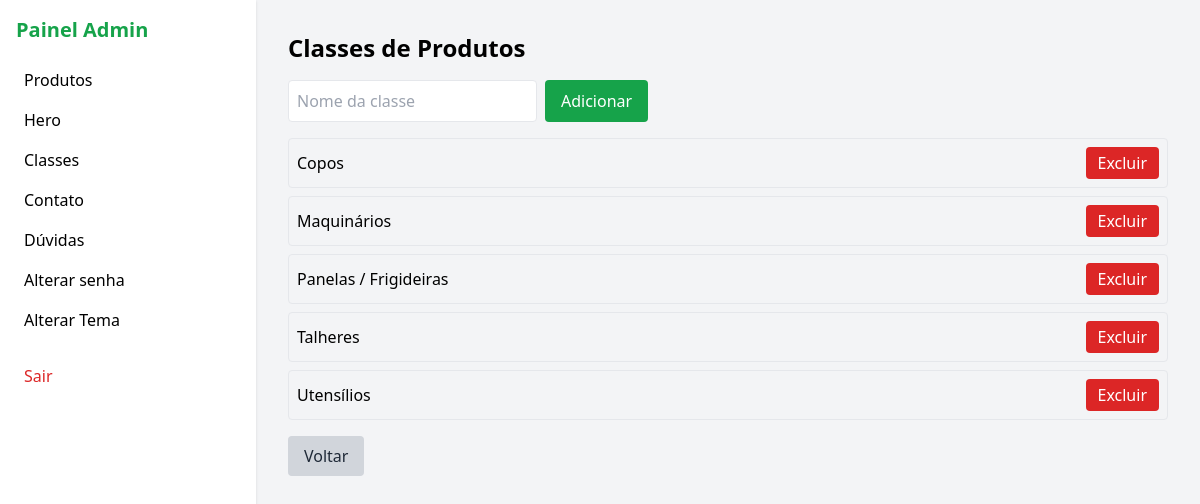
/admin/classes (signed in), run on the app's committed database.
### tables this page shows
CREATE TABLE classes (id INTEGER PRIMARY KEY, nome TEXT);

### app2.py (the view, shortened to what this page needs)
@app.route('/admin/classes', methods=['GET','POST'])
def admin_classes():
    if not session.get('admin'):
        return redirect(url_for('admin_login'))
    conn = get_db()
    classes = conn.execute('SELECT * FROM classes ORDER BY nome').fetchall()
    conn.close()
    return render_template('admin_classes.html', classes=classes)

### app2.py (called while the page is built)
@app.context_processor
def inject_theme():
    return dict(theme=THEME)

@app.context_processor
def inject_helpers():
    return dict(format_price=format_price, whatsapp_link=build_whatsapp_url)

def get_db():
    conn = sqlite3.connect('database.db')
    conn.row_factory = sqlite3.Row
    return conn

### templates/admin_classes.html (shortened to what this page needs)
{% extends 'admin_base.html' %}
{% block content %}
<h1 class="text-2xl font-bold mb-4">Classes de Produtos</h1>
<form method="POST" class="mb-4 flex space-x-2">
  <input name="nome" placeholder="Nome da classe" required class="border p-2 rounded">
  <button class="bg-green-600 text-white py-2 px-4 rounded">Adicionar</button>
</form>
<ul class="space-y-2">
{% for c in classes %}
<li class="flex justify-between items-center border p-2 rounded">
  <span>{{ c['nome'] }}</span>
  <a href="{{ url_for('admin_classes_excluir', id=c['id']) }}" class="bg-red-600 text-white py-1 px-3 rounded">Excluir</a>
</li>
{% endfor %}
</ul>
<a href="{{ url_for('admin_dashboard') }}" class="inline-block mt-4 bg-gray-300 text-gray-800 py-2 px-4 rounded">Voltar</a>
{% endblock %}

### data on the page
classes: nome "Copos"
classes: nome "Maquinários"
classes: nome "Panelas / Frigideiras"
classes: nome "Talheres"
classes: nome "Utensílios"
